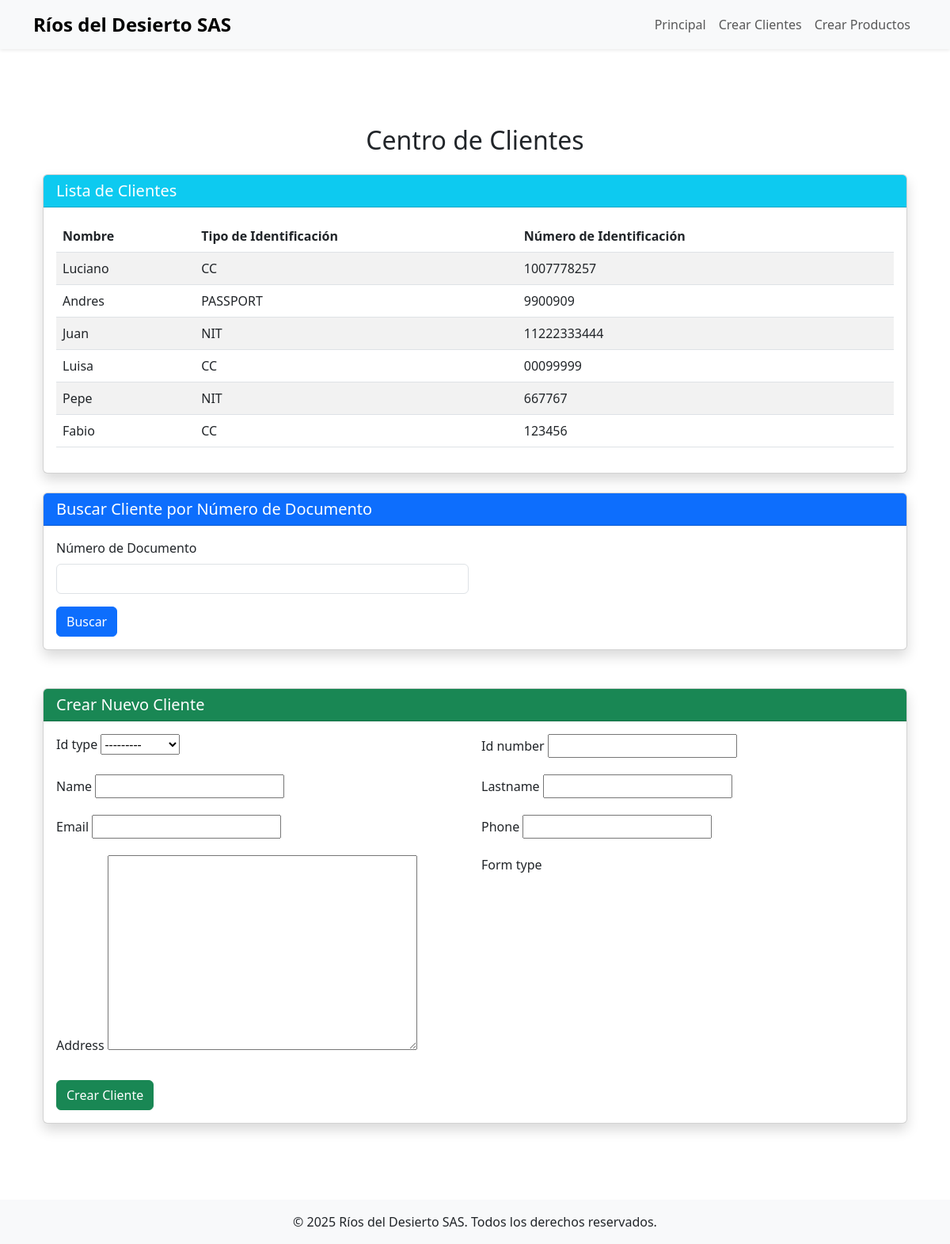
/clients/, run on the app's committed database.
### client_app/models.py (models this page shows, shortened)
class Client(models.Model):
    id_type = models.IntegerField(choices=[(tag.value, tag.name) for tag in IdType])
    id_number = models.CharField(max_length=20, unique=True)
    name = models.CharField(max_length=100)
    lastname = models.CharField(max_length=100)
    email = models.EmailField()
    phone = models.CharField(max_length=20)
    address = models.TextField()
    def get_id_type_name(self):
        return IdType(self.id_type).name

### client_app/views.py (the view)
# urls.py: path('clients/', clients, name='clients'),
def clients(request):
    context = {
        'clients': Client.objects.all()
    }
    if request.method == 'POST':
        if 'form_type' in request.POST:
            if request.POST['form_type'] == 'seek_client_form':
                seek_client_form = SeekClientForm(request.POST)
                form = ClientForm()  # No validar este formulario
                if seek_client_form.is_valid():
                    id_number = seek_client_form.cleaned_data['id_number']
                    id_type = seek_client_form.cleaned_data['id_type']
                    clients = Client.objects.filter(
                        id_number=id_number,
                        id_type=id_type
                    )
                    context['clients'] = clients
            elif request.POST['form_type'] == 'client_form':
                form = ClientForm(request.POST)
                seek_client_form = SeekClientForm()  # No validar este formulario
                if form.is_valid():
                    id_type = form.cleaned_data['id_type']
                    id_number = form.cleaned_data['id_number']
                    name = form.cleaned_data['name']
                    lastname = form.cleaned_data['lastname']
                    email = form.cleaned_data['email']
                    phone = form.cleaned_data['phone']
                    address = form.cleaned_data['address']
                    client = Client(
                        id_type=id_type,
                        id_number=id_number,
                        name=name,
                        lastname=lastname,
                        email=email,
                        phone=phone,
                        address=address
                    )
                    client.save()
                    return redirect('clients')
    else:
        form = ClientForm()
        seek_client_form = SeekClientForm()
    context['form'] = form
    context['seek_client_form'] = seek_client_form
    return render(request, 'clients.html', context)

### client_app/forms.py
class ClientForm(forms.ModelForm):
    form_type = forms.CharField(widget=forms.HiddenInput(), initial='client_form')
    class Meta:
        model = Client
        fields = [
            'id_type',
            'id_number',
            'name',
            'lastname',
            'email',
            'phone',
            'address',
        ]

class SeekClientForm(forms.Form):
    form_type = forms.CharField(widget=forms.HiddenInput(), initial='seek_client_form')
    id_number = forms.CharField(max_length=20, label='Número de Identificación')
    id_type = forms.ChoiceField(
        choices=[(tag.value, tag.name) for tag in IdType],
        label='Tipo de Identificación',
    )

### client_app/templates/clients.html (shortened to what this page needs)
{% extends 'base.html' %}
{% block content %}
<div class="container my-5">
    <h2 class="text-center mb-4">Centro de Clientes</h2>
    <div class="card shadow">
        <div class="card-header bg-info text-white">
            <h5 class="card-title mb-0">Lista de Clientes</h5>
        </div>
        <div class="card-body">
            {% if clients %}
                <div class="table-responsive">
                    <table class="table table-striped">
                        <thead>
                            <tr>
                                <th>Nombre</th>
                                <th>Tipo de Identificación</th>
                                <th>Número de Identificación</th>
                            </tr>
                        </thead>
                        <tbody>
                            {% for client in clients %}
                                <tr>
                                    <td>{{ client.name }}</td>
                                    <td>{{ client.get_id_type_name }}</td>
                                    <td>{{ client.id_number }}</td>
                                </tr>
                            {% endfor %}
                        </tbody>
                    </table>
                </div>
            {% else %}
                <p class="text-muted">No se encontraron clientes.</p>
            {% endif %}
        </div>
    </div>
    <br/>
    <div class="card shadow mb-5">
        <div class="card-header bg-primary text-white">
            <h5 class="card-title mb-0">Buscar Cliente por Número de Documento</h5>
        </div>
        <div class="card-body">
            <form id="search-client-form">
                <div class="row g-3">
                    <div class="col-md-6">
                        <label for="id_number" class="form-label">Número de Documento</label>
                        <input type="text" class="form-control" id="id_number" name="id_number" required>
                    </div>
                </div>
                <div class="mt-3">
                    <button type="submit" class="btn btn-primary">Buscar</button>
                </div>
            </form>
        </div>
    </div>
    <div class="card shadow mb-5">
        <div class="card-header bg-success text-white">
            <h5 class="card-title mb-0">Crear Nuevo Cliente</h5>
        </div>
        <div class="card-body">
            <form method="post">
                <div class="row g-3">
                    {% for field in form %}
                        <div class="col-md-6">
                            <label for="{{ field.id_for_label }}" class="form-label">{{ field.label }}</label>
                            {{ field }}
                        </div>
                    {% endfor %}
                </div>
                <div class="mt-4">
                    <button type="submit" class="btn btn-success">Crear Cliente</button>
                </div>
            </form>
        </div>
    </div>
</div>
{% endblock %}

### client_app/templates/base.html (shortened to what this page needs)
<!DOCTYPE html>
<html lang="es">
<head>
    <link href="https://cdn.jsdelivr.net/npm/bootstrap@5.3.0/dist/css/bootstrap.min.css" rel="stylesheet">
</head>
<body>
    <header>
        <nav class="navbar navbar-expand-lg navbar-light bg-light shadow-sm">
            <div class="container">
                <a class="navbar-brand" href="/">Ríos del Desierto SAS</a>
                <div class="collapse navbar-collapse" id="navbarNav">
                    <ul class="navbar-nav ms-auto">
                        <li class="nav-item">
                            <a class="nav-link" href="/">Principal</a>
                        </li>
                        <li class="nav-item">
                            <a class="nav-link" href="/clients/">Crear Clientes</a>
                        </li>
                        <li class="nav-item">
                            <a class="nav-link" href="/clientshopping/">Crear Productos</a>
                        </li>
                    </ul>
                </div>
            </div>
        </nav>
    </header>
    <main class="container my-5">
        {% block content %}{% endblock %}
    </main>
    <footer class="footer mt-auto">
        <div class="container">
            <p class="mb-0">&copy; 2025 Ríos del Desierto SAS. Todos los derechos reservados.</p>
        </div>
    </footer>
</body>
</html>

### client_app/templates/base.html (style rules this page uses)
body { display: flex; flex-direction: column; min-height: 100vh; }
main { flex: 1; }
.navbar-brand { font-weight: bold; font-size: 1.5rem; }
.footer { background-color: #f8f9fa; padding: 1rem 0; text-align: center; }

### data on the page
Client: name "Luciano", get_id_type_name "CC", id_number "1007778257"
Client: name "Andres", get_id_type_name "PASSPORT", id_number "9900909"
Client: name "Juan", get_id_type_name "NIT", id_number "11222333444"
Client: name "Luisa", get_id_type_name "CC", id_number "00099999"
Client: name "Pepe", get_id_type_name "NIT", id_number "667767"
Client: name "Fabio", get_id_type_name "CC", id_number "123456"

### other printed values
{{ field.label }} "Id type" "Id number" "Name" "Lastname" "Email" "Phone" "Address" "Form type"
